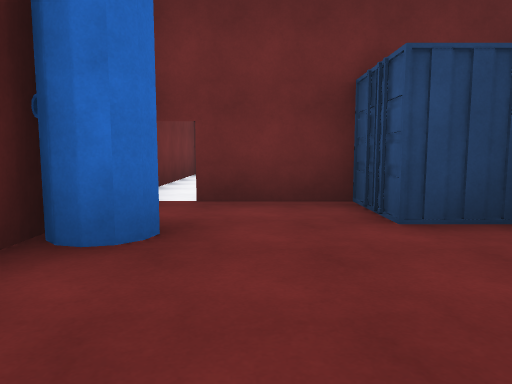
View 1 (above)

19 first-person views from a walk through a Unity game level. The camera is 1.2 m above the floor, tilts 6° down and sees 70° across. The floor is counted in squares, 2 m on a side. Each view is taken from the middle of a square. On the plan, view 1 faces up. The plan holds only what a view shows up to about 10 squares ahead; the rest is blank. The place goes on beyond the plan. The player is left out. Door leaves are left out, so doorways stand open. Surface patterns are stand-ins for the level's own textures.

View 2
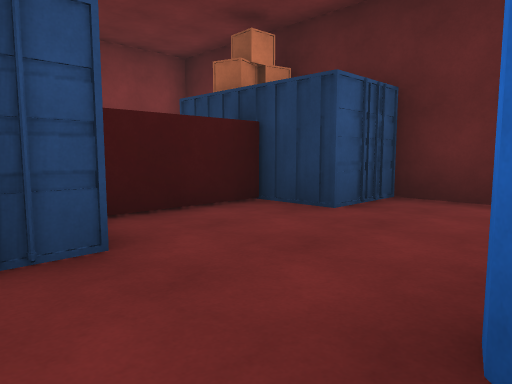

View 3
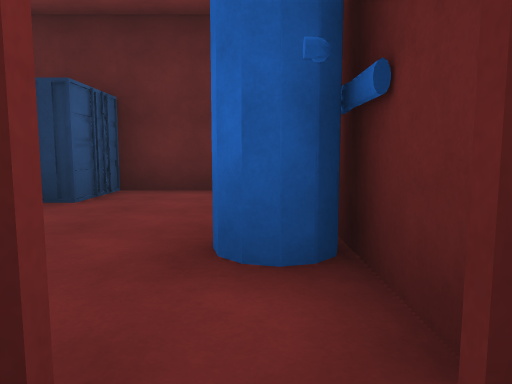

View 4
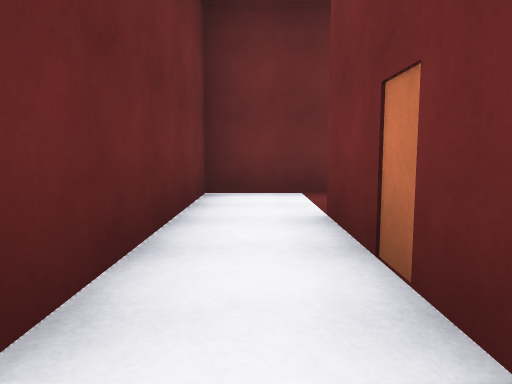

View 5
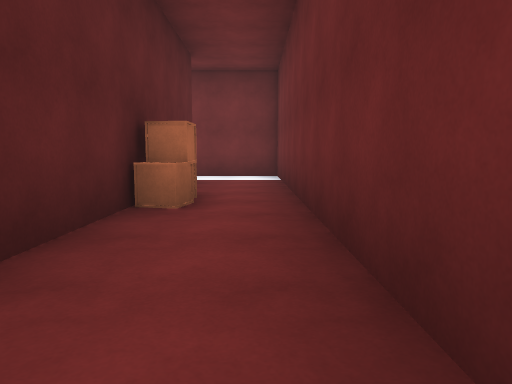

View 6
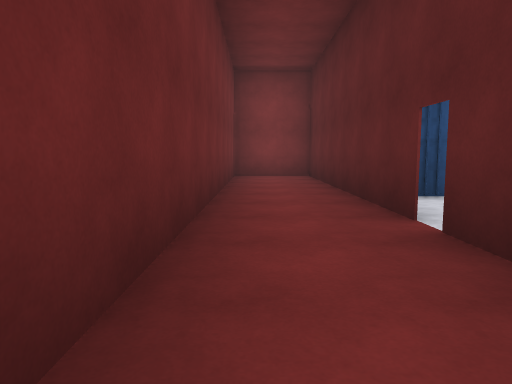

View 7
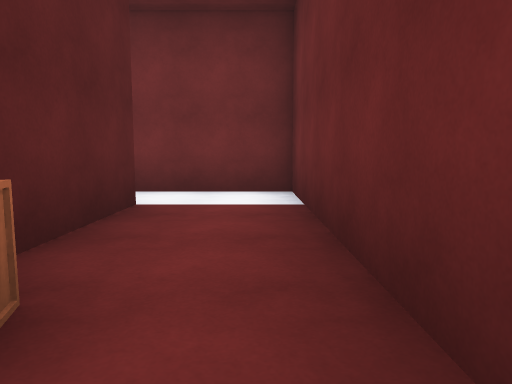

View 8
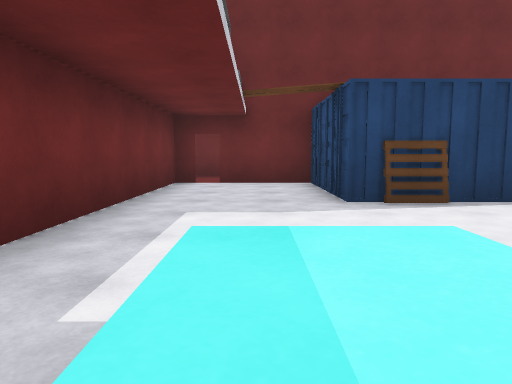

View 9
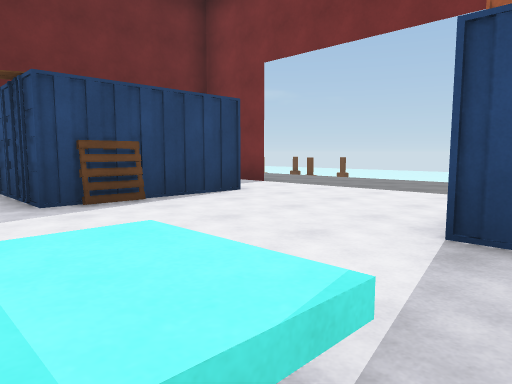

View 10
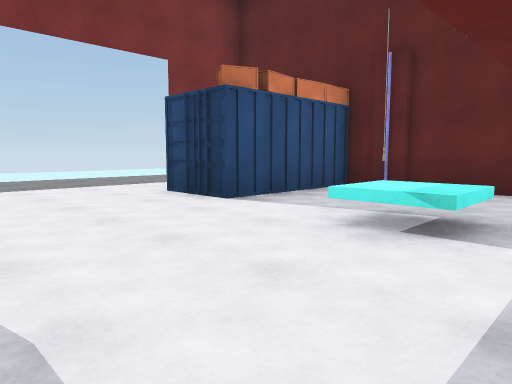

View 11
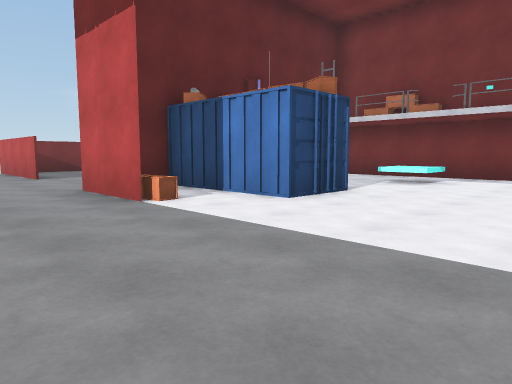

View 12
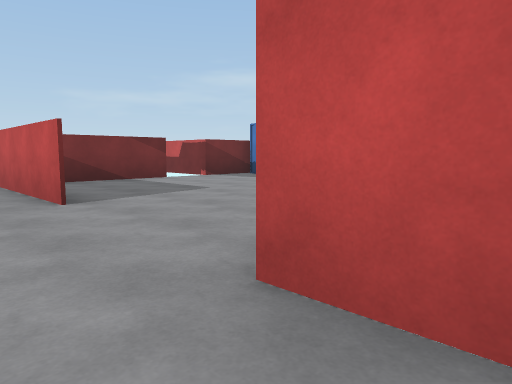

View 13
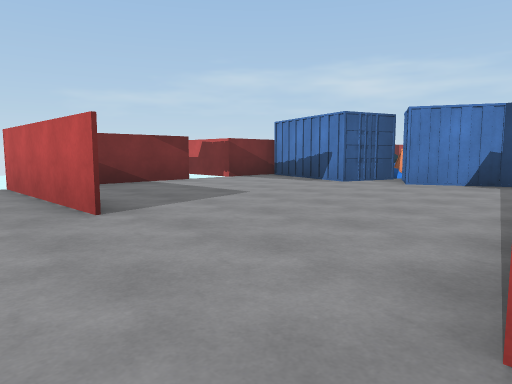

View 14
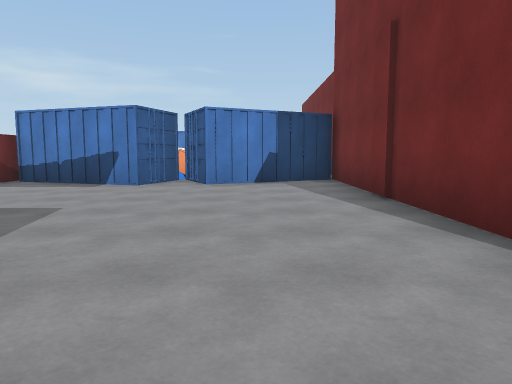

View 15
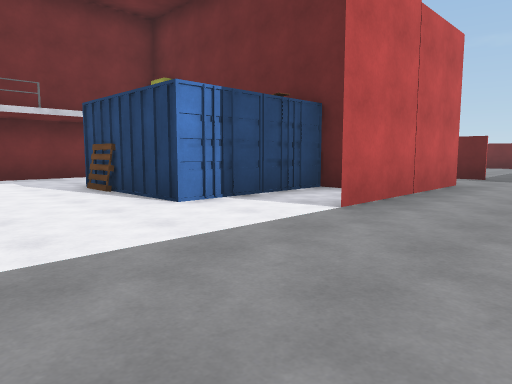

View 16
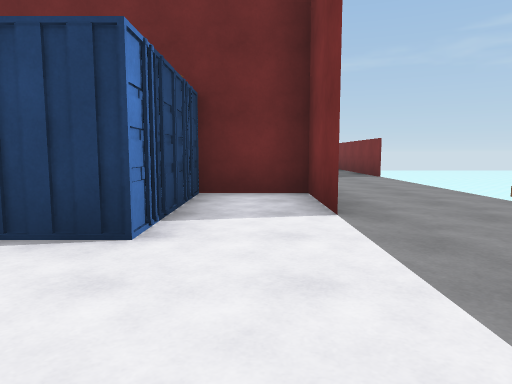

View 17
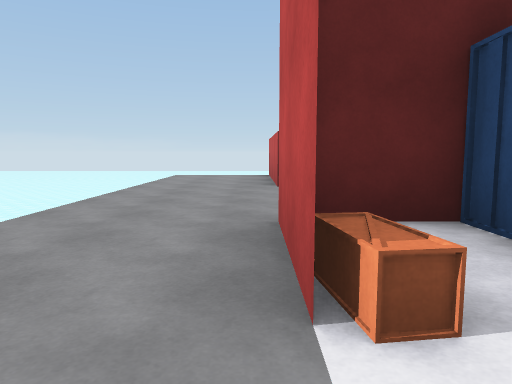

View 18
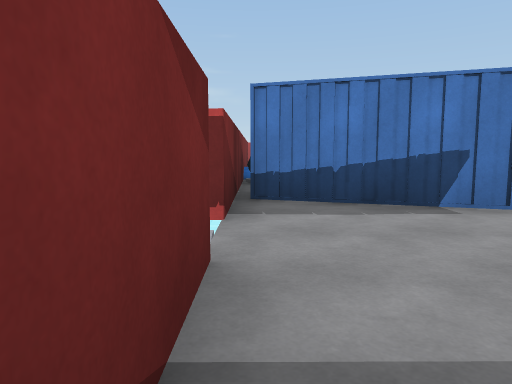

View 19
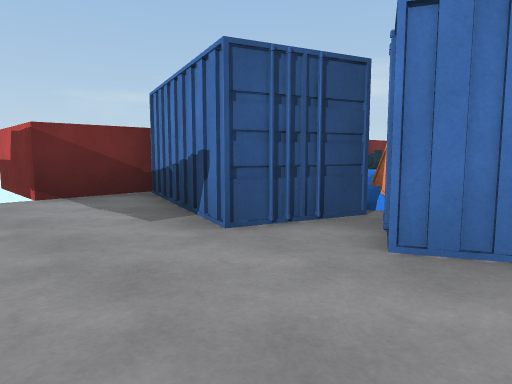

### Floor plan
Key: @ floor where view 1 was taken; # wall or solid block; x gap in a wall; . floor; = window, fence, low wall or low ledge; ≈ liquid the walk keeps out of; C container; P pipe; A pallet; O other object.
Columns run from 2 left of view 1 to 17 right of it. Each row starts with its distance up from view 1.
 13                #. .=
 12                ....
 11 ≈################..
 10 #...............#..
  9 #.#######.##..###..
  8 #.#     #..CCCC.#..
  7 #.#     #..C  C.#..
  6 #.#     #..CCCC....
  5 #.##    #...A......
  4 #..C    #..........
  3 #P..C#  #..........
  2 #....#  #....CC....
  1  ....#C #....CC....
  0   @CCCC #....CC.#..
 -1   ##   #####OC###..
 -2          C.........
 -3          C.........
 -4          CC........
 -5        O#C......#..
 -6      O    C.....#..
 -7      O   C......#..
 -8   OO##OOCC..... #..
 -9      ≈    #≈x##

Where each view was taken, in squares from view 1:
view 1: 0 up, 0 right, facing up
view 2: 4 up, 1 left, facing down-right
view 3: 5 up, 1 left, facing down
view 4: 5 up, 1 left, facing up
view 5: 10 up, 8 right, facing left
view 6: 10 up, 4 right, facing right
view 7: 10 up, 4 right, facing left
view 8: 1 up, 8 right, facing up
view 9: 1 up, 8 right, facing up-right
view 10: 5 up, 7 right, facing down-right
view 11: 5 up, 16 right, facing down-left
view 12: 0 up, 15 right, facing down-left
view 13: 1 down, 15 right, facing down-left
view 14: 3 down, 15 right, facing left
view 15: 3 up, 16 right, facing up-left
view 16: 3 up, 13 right, facing up
view 17: 2 up, 14 right, facing down
view 18: 8 down, 12 right, facing left
view 19: 3 down, 10 right, facing down-left
